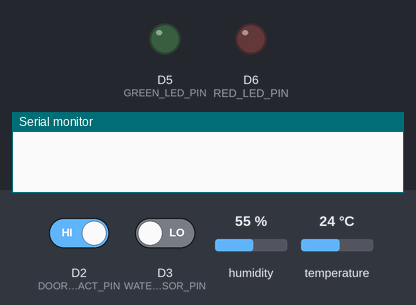
This sketch was run on a simulated Arduino Uno R4 WiFi. Parts: output pins drawn as LEDs (lit = HIGH), the last lines printed to the serial monitor. The test bench sets the inputs (shaded band); at power-on: D3 (WATER_SENSOR_PIN) LOW, D2 (DOOR_CONTACT_PIN) HIGH, humidity 55 %, temperature 24 °C. WiFi joins after 1.5 s; servers stay silent unless stated; not simulated (calls return 0 or success): arduino_secrets.h.

Above: at 0.0 s.
At 4.2 s:
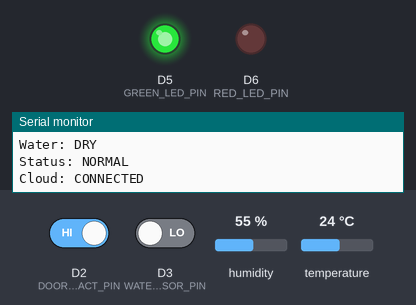
4.3 s: D3 (WATER_SENSOR_PIN) driven HIGH
At 5.9 s:
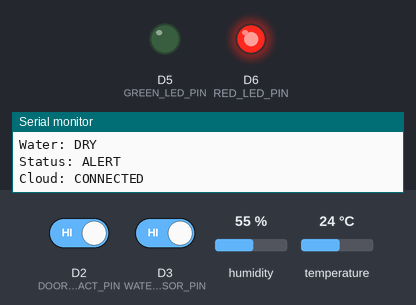
Timing chart, 0 to 7.4 s (numbered marks = the images above; inputs shaded):
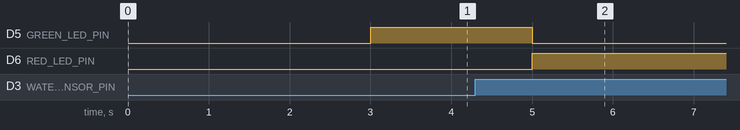

The sketch:

celestial_mobile_power_trailer_monitor_cloud.ino
```cpp
/*
  Celestial Electric - Mobile Power Trailer Monitor
  Arduino Cloud Edition  |  REV 2.0  |  Doc: CEL-MPT-FW-002
  Board: Arduino UNO R4 WiFi   |   Callsign: Helios Prime

  REV 2.0 field-hardening changes (over REV 1.0):
  - Glitch filter: door + leak inputs require N consecutive agreeing samples
    before a state change is accepted. Rejects EMI spikes on long home runs.
  - BME280 auto-recovery: NaN reads or a dropped sensor trigger a non-blocking
    re-init attempt each cycle, so a jostled Qwiic connector self-heals without
    a reboot.
  - Sensor-fault vs environment-alert kept distinct in logic (both still roll
    into systemAlert to preserve the 5-variable dashboard contract).
  - Optional blocks included (commented): hardware watchdog + WiFi RSSI
    diagnostic. Enable per notes below.

  Cloud variables (READ, device -> cloud):
    temperatureF, humidityPercent, waterDetected, doorOpen, systemAlert

  SAFETY: Low-voltage sensing/training/demo ONLY. Do NOT connect the Arduino to
  battery terminals, PV, inverter, generator, transfer switch, or any line
  voltage. Battery-voltage sensing is a V2 item behind a protected, isolated
  front end.
*/

#include "thingProperties.h"
#include <Wire.h>
#include <Adafruit_Sensor.h>
#include <Adafruit_BME280.h>
#include <math.h>   // isnan()

// -------- Pin assignments (match hardware/pin-map.md) --------
const int DOOR_CONTACT_PIN = 2;   // Magnetic contact, closed = tied to GND
const int WATER_SENSOR_PIN = 3;   // Digital output from leak sensor
const int GREEN_LED_PIN    = 5;   // Normal-status LED via 220 ohm
const int RED_LED_PIN      = 6;   // Alert-status LED via 220 ohm

// Flip to LOW if your leak module drives its output LOW when wet.
const int WATER_DETECTED_STATE = HIGH;

// Demonstration alert thresholds.
const float HIGH_TEMP_F_THRESHOLD   = 95.0;
const float HIGH_HUMIDITY_THRESHOLD = 70.0;

// -------- Timing / filtering --------
const unsigned long SENSOR_INTERVAL_MS = 2000UL;   // read/publish cadence
const uint8_t       CONFIRM_COUNT      = 2;        // agreeing samples to accept a change
unsigned long lastSensorRead = 0;

Adafruit_BME280 bme;
bool  bmeReady = false;
bool  sensorFault = false;   // BME not responding (distinct from environment alert)

// -------- Glitch filter (confirm-N) --------
struct Debounced {
  bool    stable;
  bool    candidate;
  uint8_t count;
};
Debounced doorDb  = { false, false, 0 };
Debounced waterDb = { false, false, 0 };

// Returns the filtered (stable) state. A new raw value must repeat
// CONFIRM_COUNT times in a row before it is accepted.
bool updateDebounced(Debounced &d, bool raw) {
  if (raw == d.stable) {
    d.count = 0;
    d.candidate = raw;
  } else if (raw == d.candidate) {
    if (++d.count >= CONFIRM_COUNT) {
      d.stable = raw;
      d.count = 0;
    }
  } else {
    d.candidate = raw;
    d.count = 1;
  }
  return d.stable;
}

bool beginBME() {
  if (bme.begin(0x76)) { Serial.println("BME280 found at 0x76."); return true; }
  if (bme.begin(0x77)) { Serial.println("BME280 found at 0x77."); return true; }
  return false;
}

void setup() {
  Serial.begin(115200);
  delay(1500);

  pinMode(DOOR_CONTACT_PIN, INPUT_PULLUP);   // external 4.7k to 5V also fitted on long runs
  pinMode(WATER_SENSOR_PIN, INPUT);
  pinMode(GREEN_LED_PIN, OUTPUT);
  pinMode(RED_LED_PIN, OUTPUT);
  digitalWrite(GREEN_LED_PIN, LOW);
  digitalWrite(RED_LED_PIN, LOW);

  Serial.println("Celestial Electric Mobile Power Trailer Monitor - Cloud Edition REV 2.0");

  initProperties();
  ArduinoCloud.begin(ArduinoIoTPreferredConnection);
  setDebugMessageLevel(2);
  ArduinoCloud.printDebugInfo();

  bmeReady = beginBME();
  if (!bmeReady) Serial.println("BME280 NOT found at boot - will retry each cycle.");

  // --- OPTIONAL: hardware watchdog (auto-reset on a hung loop) ---
  // UNO R4 core provides a WDT. If your core version differs, comment out.
  //   #include "WDT.h"   // add near the top includes
  //   WDT.begin(4000);   // ~4 s timeout; call WDT.refresh() in loop()
}

void loop() {
  ArduinoCloud.update();     // service the radio every pass - keep OUTSIDE the timer gate
  // WDT.refresh();          // <- uncomment if watchdog enabled

  unsigned long now = millis();
  if (now - lastSensorRead < SENSOR_INTERVAL_MS) return;
  lastSensorRead = now;

  readAndPublish();
}

void readAndPublish() {
  // ---- BME280 read with NaN detection + auto-recovery ----
  if (bmeReady) {
    float tC = bme.readTemperature();
    float rh = bme.readHumidity();
    if (isnan(tC) || isnan(rh)) {
      bmeReady = false;      // sensor dropped off the bus; recover next cycle
    } else {
      temperatureF    = (tC * 9.0 / 5.0) + 32.0;
      humidityPercent = rh;
    }
  }
  if (!bmeReady) {
    bmeReady = beginBME();   // non-blocking retry
    if (bmeReady) Serial.println("BME280 recovered.");
  }
  sensorFault = !bmeReady;

  // ---- Discrete inputs through the glitch filter ----
  bool doorRaw  = (digitalRead(DOOR_CONTACT_PIN) == HIGH);              // HIGH = open
  bool waterRaw = (digitalRead(WATER_SENSOR_PIN) == WATER_DETECTED_STATE);
  doorOpen      = updateDebounced(doorDb,  doorRaw);
  waterDetected = updateDebounced(waterDb, waterRaw);

  // ---- Alert roll-up ----
  bool highTemp     = !sensorFault && (temperatureF   >= HIGH_TEMP_F_THRESHOLD);
  bool highHumidity = !sensorFault && (humidityPercent >= HIGH_HUMIDITY_THRESHOLD);
  systemAlert = waterDetected || doorOpen || highTemp || highHumidity || sensorFault;

  digitalWrite(GREEN_LED_PIN, systemAlert ? LOW : HIGH);
  digitalWrite(RED_LED_PIN,   systemAlert ? HIGH : LOW);

  // --- OPTIONAL: publish WiFi signal strength for field placement ---
  // Requires a 'signalStrength' (int) READ variable in thingProperties.h:
  //   signalStrength = WiFi.RSSI();

  // ---- Serial mirror (bench verification) ----
  Serial.println("----------------------------------------");
  if (!sensorFault) {
    Serial.print("Temp: ");     Serial.print(temperatureF, 1);    Serial.println(" F");
    Serial.print("Humidity: "); Serial.print(humidityPercent, 1); Serial.println(" %");
  } else {
    Serial.println("Temp/Humidity: SENSOR FAULT (retrying)");
  }
  Serial.print("Door: ");   Serial.println(doorOpen ? "OPEN" : "CLOSED");
  Serial.print("Water: ");  Serial.println(waterDetected ? "WATER DETECTED" : "DRY");
  Serial.print("Status: "); Serial.println(systemAlert ? "ALERT" : "NORMAL");
  Serial.print("Cloud: ");  Serial.println(ArduinoCloud.connected() ? "CONNECTED" : "OFFLINE (local monitoring active)");
}
```

thingProperties.h
```cpp
/*
  thingProperties.h  —  REFERENCE COPY
  Celestial Electric Mobile Power Trailer Monitor (Arduino Cloud)

  IMPORTANT: Arduino Cloud GENERATES this file automatically when you create the
  Thing and add variables in the web editor. That generated version also carries
  your Device ID and connects the board's on-board crypto (ECC608) for secure
  auth. Prefer the generated file. Use THIS copy only as a structural reference,
  or for a fully manual build where the device is already provisioned.

  All five variables are READ (device -> cloud), so no callbacks are declared.

  REV 2.0 | Doc: CEL-MPT-FW-002 | pairs with firmware REV 2.0.
*/

#include <ArduinoIoTCloud.h>
#include <Arduino_ConnectionHandler.h>
#include "arduino_secrets.h"

const char SSID[] = SECRET_SSID;            // WiFi network name
const char PASS[] = SECRET_OPTIONAL_PASS;   // WiFi password

// -------- Cloud variables (names must match the dashboard fields) --------
float temperatureF;
float humidityPercent;
bool  waterDetected;
bool  doorOpen;
bool  systemAlert;

// -------- OPTIONAL diagnostics (uncomment here AND in the sketch) --------
// A moving trailer benefits from knowing WiFi signal at the install spot.
// int signalStrength;   // dBm RSSI; add a matching Int variable to the Thing

void initProperties() {
  // Telemetry split:
  //   Environmental floats -> 30 s time policy (steady trend + liveness heartbeat)
  //   Alert-state booleans -> ON_CHANGE (instant push the moment a state flips)
  //
  // The 30 s float publish doubles as a keep-alive: because at least one variable
  // reports every 30 s, the Thing's "last update" never looks stale even when
  // nothing is alarming. No separate heartbeat variable required.

  ArduinoCloud.addProperty(temperatureF,    READ, 30 * SECONDS, NULL);
  ArduinoCloud.addProperty(humidityPercent, READ, 30 * SECONDS, NULL);
  ArduinoCloud.addProperty(waterDetected,   READ, ON_CHANGE,    NULL);
  ArduinoCloud.addProperty(doorOpen,        READ, ON_CHANGE,    NULL);
  ArduinoCloud.addProperty(systemAlert,     READ, ON_CHANGE,    NULL);

  // Metered/cellular backhaul? Slow the float traffic further -> 60 * SECONDS.

  // OPTIONAL diagnostics:
  // ArduinoCloud.addProperty(signalStrength, READ, 60 * SECONDS, NULL);
}

WiFiConnectionHandler ArduinoIoTPreferredConnection(SSID, PASS);
```
